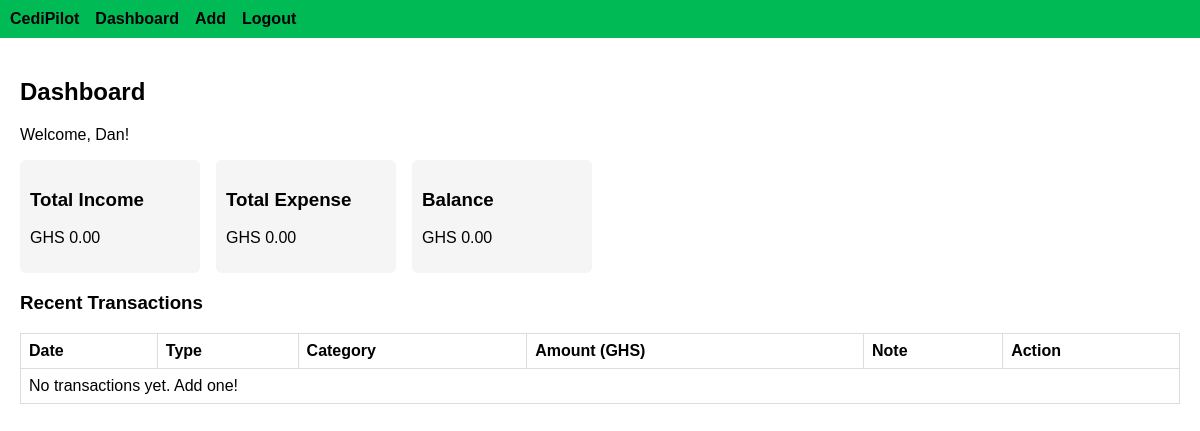
The page /dashboard (signed in) on the database as committed earlier.
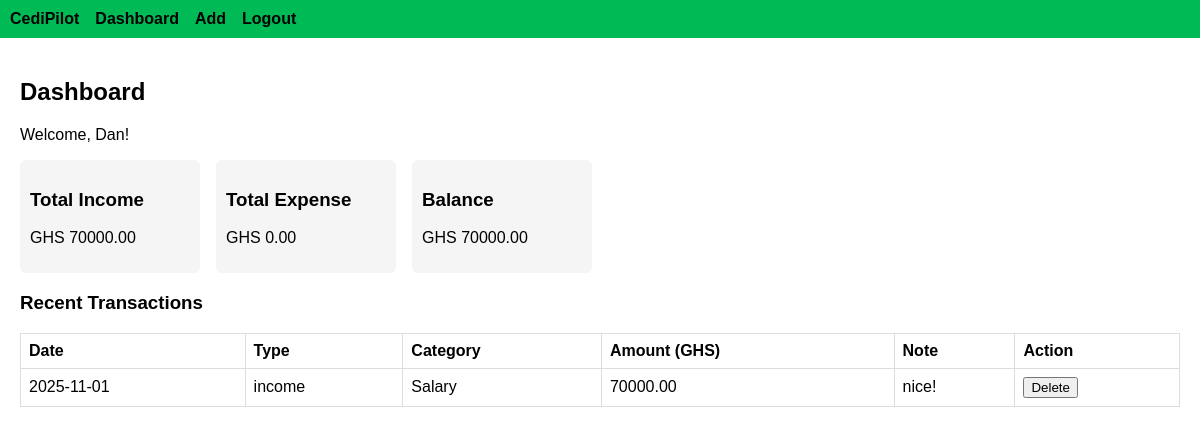
The same page on the database as committed later.
### models.py (models this page shows, shortened)
class User(UserMixin, db.Model):
    __tablename__ = "users"
    id = db.Column(db.Integer, primary_key=True)
    email = db.Column(db.String(150), unique=True, nullable=False)
    name = db.Column(db.String(120), nullable=True)
    password_hash = db.Column(db.String(200), nullable=False)
    created_at = db.Column(db.DateTime, default=datetime.utcnow)
    transactions = db.relationship("Transaction", backref="owner", cascade="all, delete-orphan")

class Transaction(db.Model):
    __tablename__ = "transactions"
    id = db.Column(db.Integer, primary_key=True)
    user_id = db.Column(db.Integer, db.ForeignKey("users.id"), nullable=False)
    amount = db.Column(db.Float, nullable=False)
    category = db.Column(db.String(80), nullable=False)
    t_type = db.Column(db.String(10), nullable=False)  # 'income' or 'expense'
    note = db.Column(db.String(300), nullable=True)
    date = db.Column(db.Date, nullable=False)
    created_at = db.Column(db.DateTime, default=datetime.utcnow)

### app.py (the view)
    @app.route("/dashboard")
    @login_required
    def dashboard():
        transactions = Transaction.query.filter_by(user_id=current_user.id).order_by(Transaction.date.desc()).all()
        total_income = sum(t.amount for t in transactions if t.t_type == "income")
        total_expense = sum(t.amount for t in transactions if t.t_type == "expense")
        balance = total_income - total_expense
        category_totals = {}
        for t in transactions:
            if t.t_type == "expense":
                category_totals[t.category] = category_totals.get(t.category, 0) + t.amount
        return render_template(
            "dashboard.html",
            transactions=transactions,
            total_income=total_income,
            total_expense=total_expense,
            balance=balance,
            category_totals=category_totals
        )

### templates/dashboard.html (shortened to what this page needs)
{% extends "base.html" %}
{% block content %}
<h2>Dashboard</h2>
<p>Welcome, {{ current_user.name or current_user.email }}!</p>
<div class="cards">
  <div class="card">
    <h3>Total Income</h3>
    <p>GHS {{ "%.2f"|format(total_income) }}</p>
  </div>
  <div class="card">
    <h3>Total Expense</h3>
    <p>GHS {{ "%.2f"|format(total_expense) }}</p>
  </div>
  <div class="card">
    <h3>Balance</h3>
    <p>GHS {{ "%.2f"|format(balance) }}</p>
  </div>
</div>
<h3>Recent Transactions</h3>
<table>
  <thead><tr><th>Date</th><th>Type</th><th>Category</th><th>Amount (GHS)</th><th>Note</th><th>Action</th></tr></thead>
  <tbody>
    {% for t in transactions %}
    <tr>
      <td>{{ t.date }}</td>
      <td>{{ t.t_type }}</td>
      <td>{{ t.category }}</td>
      <td>{{ "%.2f"|format(t.amount) }}</td>
      <td>{{ t.note or "" }}</td>
      <td>
        <form action="{{ url_for('delete_transaction', txn_id=t.id) }}" method="post" style="display:inline;">
          <button type="submit" onclick="return confirm('Delete this transaction?')">Delete</button>
        </form>
      </td>
    </tr>
    {% else %}
    <tr><td colspan="6">No transactions yet. Add one!</td></tr>
    {% endfor %}
  </tbody>
</table>
{% endblock %}

### templates/base.html (shortened to what this page needs)
<!doctype html>
<html lang="en">
<head>
  <link rel="stylesheet" href="{{ url_for('static', filename='css/style.css') }}">
</head>
<body>
  <nav>
    <a href="{{ url_for('index') }}">CediPilot</a>
    {% if current_user.is_authenticated %}
      <a href="{{ url_for('dashboard') }}">Dashboard</a>
      <a href="{{ url_for('add_transaction') }}">Add</a>
      <a href="{{ url_for('logout') }}">Logout</a>
    {% else %}
      <a href="{{ url_for('login') }}">Login</a>
      <a href="{{ url_for('register') }}">Register</a>
    {% endif %}
  </nav>
  <main class="container">
    {% block content %}{% endblock %}
  </main>
</body>
</html>

### static/css/style.css (style rules this page uses)
body { font-family: Arial, Helvetica, sans-serif; margin: 0; padding: 0; }
nav { background: #0b5; padding: 10px; display:flex; gap:1rem; align-items:center; }
nav a { color: #000; text-decoration: none; font-weight: bold; }
.container { padding: 20px; }
.cards { display:flex; gap: 1rem; margin-bottom: 1rem; }
.card { padding: 10px; border-radius: 6px; background:#f5f5f5; min-width:160px; }
table { width:100%; border-collapse: collapse; margin-top: 1rem; }
table th, table td { padding: 8px; border: 1px solid #ddd; text-align:left; }

Rows that differ between the two databases and show on the page:
added Transaction: date "2025-11-01", t_type "income", category "Salary", amount "70000.00", note "nice!"
Other text that changed with them:
{{ "%.2f"|format(total_income) }}: "0.00" → "70000.00"
{{ "%.2f"|format(balance) }}: "0.00" → "70000.00"
text no longer shown: "No transactions yet. Add one!"
